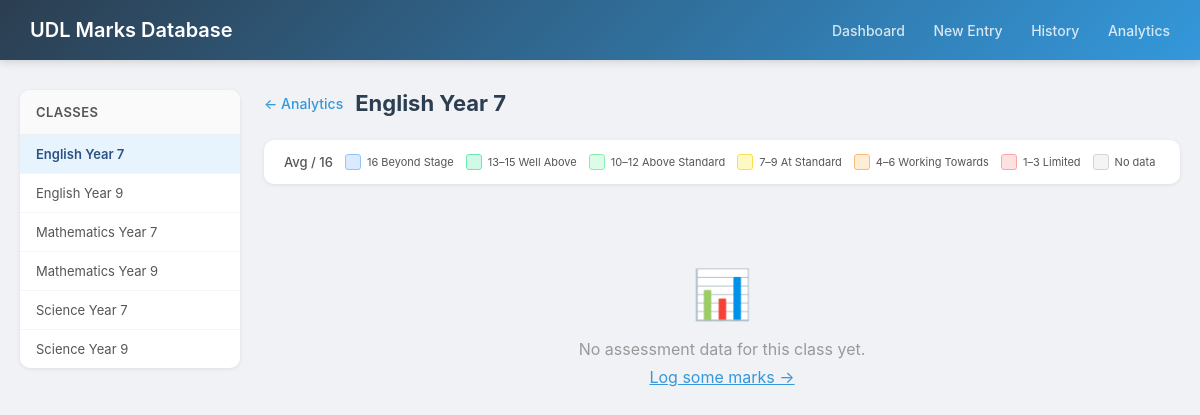
The page /analytics/class/5 on the database its author committed.
### tables this page shows
CREATE TABLE classes (
            class_id   INTEGER PRIMARY KEY AUTOINCREMENT,
            subject_id INTEGER NOT NULL,
            year_group TEXT    NOT NULL,
            stage_id   INTEGER NOT NULL,
            FOREIGN KEY (subject_id) REFERENCES subjects(subject_id),
            FOREIGN KEY (stage_id)   REFERENCES stages(stage_id)
        );

### app.py (the view)
@app.route('/analytics/class/<int:class_id>')
def class_analytics(class_id):
    conn = get_db_connection()
    c = conn.cursor()
    c.execute("""
        SELECT c.class_id,
               subj.subject_name || ' ' || c.year_group AS class_name
        FROM classes c
        JOIN subjects subj ON c.subject_id = subj.subject_id
        WHERE c.class_id = ?
    """, (class_id,))
    class_info = c.fetchone()
    if not class_info:
        conn.close()
        return "Class not found", 404
    c.execute("""
        SELECT s.student_id,
               s.first_name || ' ' || s.last_name AS student_name,
               o.outcome_id, o.outcome_code, o.outcome_name,
               AVG(sd.score) AS avg_score,
               COUNT(sd.score) AS attempt_count
        FROM scoring_detail sd
        JOIN attempt_outcomes ao ON sd.attempt_outcome_id = ao.attempt_outcome_id
        JOIN outcomes o ON ao.outcome_id = o.outcome_id
        JOIN attempts a ON ao.attempt_id = a.attempt_id
        JOIN students s ON a.student_id = s.student_id
        WHERE a.class_id = ?
        GROUP BY s.student_id, o.outcome_id
        ORDER BY o.outcome_code, s.last_name, s.first_name
    """, (class_id,))
    rows = c.fetchall()
    students_map = {}   # student_id -> name
    outcomes_map = {}   # outcome_id -> (code, name)
    grid = {}           # (student_id, outcome_id) -> avg_score
    for row in rows:
        students_map[row['student_id']] = row['student_name']
        outcomes_map[row['outcome_id']] = (row['outcome_code'], row['outcome_name'])
        avg = round(row['avg_score'], 1)
        _, band_css = _score_band(round(avg))
        grid[(row['student_id'], row['outcome_id'])] = (avg, row['attempt_count'], band_css)
    students_list = sorted(students_map.items(), key=lambda x: x[1])
    outcomes_list = sorted(outcomes_map.items(), key=lambda x: x[1][0])
    _oid_scores = {}
    for (sid, oid), (avg, cnt, _css) in grid.items():
        _oid_scores.setdefault(oid, []).append(avg)
    outcome_avgs = {}
    for oid, vals in _oid_scores.items():
        avg = round(sum(vals) / len(vals), 1)
        _, band_css = _score_band(round(avg))
        outcome_avgs[oid] = (avg, band_css)
    all_classes = _all_classes(c)
    conn.close()
    return render_template('class_analytics.html',
        class_info=class_info,
        students=students_list,
        outcomes=outcomes_list,
        grid=grid,
        outcome_avgs=outcome_avgs,
        all_classes=all_classes,
        max_score=MAX_SCORE,
    )

### app.py (called while the page is built)
def get_db_connection():
    conn = sqlite3.connect(DATABASE)
    conn.row_factory = sqlite3.Row
    conn.execute("PRAGMA foreign_keys = ON")
    return conn

def _all_classes(cursor):
    cursor.execute("""
        SELECT c.class_id,
               subj.subject_name || ' ' || c.year_group AS class_name,
               subj.subject_name,
               c.year_group,
               sg.stage_name
        FROM classes c
        JOIN subjects subj ON c.subject_id = subj.subject_id
        JOIN stages   sg   ON c.stage_id   = sg.stage_id
        ORDER BY subj.subject_name, c.year_group
    """)
    return cursor.fetchall()

### templates/class_analytics.html (shortened to what this page needs)
<!DOCTYPE html>
<html lang="en">
<head>
</head>
<body>
    <div class="navbar">
        <h1>UDL Marks Database</h1>
        <nav>
            <a href="{{ url_for('index') }}">Dashboard</a>
            <a href="{{ url_for('marks_entry') }}">New Entry</a>
            <a href="{{ url_for('recent_entries') }}">History</a>
            <a href="{{ url_for('analytics') }}">Analytics</a>
        </nav>
    </div>
    <div class="layout">
        <aside class="sidebar">
            <div class="sidebar-card">
                <h3>Classes</h3>
                {% for cls in all_classes %}
                <a href="{{ url_for('class_analytics', class_id=cls.class_id) }}"
                   class="sidebar-link {% if cls.class_id == class_info.class_id %}active{% endif %}">
                    {{ cls.class_name }}
                </a>
                {% endfor %}
            </div>
        </aside>
        <div class="main">
            <div class="page-header">
                <a href="{{ url_for('analytics') }}" class="back-link">&larr; Analytics</a>
                <h2>{{ class_info.class_name }}</h2>
            </div>
            <div class="legend">
                <span>Avg / {{ max_score }}</span>
                <div class="legend-item"><div class="swatch sw-beyond"></div> 16 Beyond Stage</div>
                <div class="legend-item"><div class="swatch sw-well-above"></div> 13–15 Well Above</div>
                <div class="legend-item"><div class="swatch sw-above"></div> 10–12 Above Standard</div>
                <div class="legend-item"><div class="swatch sw-standard"></div> 7–9 At Standard</div>
                <div class="legend-item"><div class="swatch sw-working"></div> 4–6 Working Towards</div>
                <div class="legend-item"><div class="swatch sw-limited"></div> 1–3 Limited</div>
                <div class="legend-item"><div class="swatch sw-none"></div> No data</div>
            </div>
            {% if students and outcomes %}
            <div class="heatmap-wrap">
                <table>
                    <thead>
                        <tr>
                            <th class="row-label-header">Student</th>
                            {% for oid, (code, name) in outcomes %}
                            <th class="outcome-col" title="{{ name }}">{{ code }}</th>
                            {% endfor %}
                        </tr>
                    </thead>
                    <tbody>
                        {% for sid, sname in students %}
                        <tr>
                            <td class="row-label">
                                <a href="{{ url_for('student_progress', student_id=sid) }}"
                                   style="color:inherit;text-decoration:none;">
                                    {{ sname }}
                                </a>
                            </td>
                            {% for oid, (code, name) in outcomes %}
                            {% set cell = grid.get((sid, oid)) %}
                            {% if cell %}
                                {% set avg, cnt, band_css = cell %}
                                <td class="heat-cell {{ band_css }}" title="{{ sname }} · {{ code }}: {{ avg }}/{{ max_score }} ({{ cnt }} attempt{{ 's' if cnt != 1 }})">
                                    {{ avg }}
                                </td>
                            {% else %}
                                <td class="heat-cell band-none" title="{{ sname }} · {{ code }}: no data">—</td>
                            {% endif %}
                        {% endfor %}
                        </tr>
                        {% endfor %}
                        {% if outcome_avgs %}
                        <tr class="avg-row">
                            <td class="row-label">Class avg</td>
                            {% for oid, (code, name) in outcomes %}
                                {% set cell = outcome_avgs.get(oid) %}
                                {% if cell %}
                                    {% set avg, band_css = cell %}
                                    <td class="heat-cell {{ band_css }}">{{ avg }}</td>
                                {% else %}
                                    <td class="heat-cell band-none">—</td>
                                {% endif %}
                            {% endfor %}
                        </tr>
                        {% endif %}
                    </tbody>
                </table>
            </div>
            {% else %}
            <div class="empty-state">
                <div class="icon">&#128202;</div>
                <p>No assessment data for this class yet.</p>
                <p style="margin-top:8px"><a href="{{ url_for('marks_entry') }}" style="color:#3498db">Log some marks &rarr;</a></p>
            </div>
            {% endif %}
        </div>
    </div>
</body>
</html>

### templates/class_analytics.html (style rules this page uses)
* { box-sizing: border-box; margin: 0; padding: 0; }
body { font-family: -apple-system, BlinkMacSystemFont, 'Segoe UI', Roboto, sans-serif; background: #f0f2f5; color: #333; }
.navbar { background: linear-gradient(135deg, #2c3e50, #3498db); color: white; padding: 0 30px; display: flex; align-items: center; justify-content: space-between; height: 60px; box-shadow: 0 2px 8px rgba(0,0,0,0.15); }
.navbar h1 { font-size: 20px; font-weight: 600; }
.navbar nav a { color: rgba(255,255,255,0.8); text-decoration: none; margin-left: 24px; font-size: 14px; font-weight: 500; }
.layout { display: flex; gap: 24px; max-width: 1300px; margin: 30px auto; padding: 0 20px; }
.sidebar { width: 220px; flex-shrink: 0; }
.sidebar-card { background: white; border-radius: 10px; box-shadow: 0 1px 4px rgba(0,0,0,0.08); overflow: hidden; position: sticky; top: 20px; }
.sidebar-card h3 { padding: 14px 16px; font-size: 13px; font-weight: 600; color: #555; background: #fafafa; border-bottom: 1px solid #eee; text-transform: uppercase; letter-spacing: 0.4px; }
.sidebar-link { display: block; padding: 11px 16px; font-size: 13px; color: #555; text-decoration: none; border-bottom: 1px solid #f5f5f5; transition: background 0.1s; }
.sidebar-link:last-child { border-bottom: none; }
.sidebar-link.active { background: #e8f4fd; color: #2c5282; font-weight: 600; }
.main { flex: 1; min-width: 0; }
.page-header { display: flex; align-items: center; gap: 12px; margin-bottom: 24px; }
.page-header h2 { font-size: 22px; color: #2c3e50; }
.back-link { color: #3498db; text-decoration: none; font-size: 14px; font-weight: 500; }
.legend { display: flex; align-items: center; gap: 12px; background: white; border-radius: 10px; box-shadow: 0 1px 4px rgba(0,0,0,0.08); padding: 14px 20px; margin-bottom: 20px; flex-wrap: wrap; }
.legend span { font-size: 13px; color: #555; font-weight: 500; }
.legend-item { display: flex; align-items: center; gap: 6px; font-size: 11px; color: #555; }
.swatch { width: 16px; height: 16px; border-radius: 3px; flex-shrink: 0; }
.sw-beyond { background: #dbeafe; border: 1px solid #93c5fd; }
.sw-well-above { background: #d1fae5; border: 1px solid #6ee7b7; }
.sw-above { background: #dcfce7; border: 1px solid #86efac; }
.sw-standard { background: #fef9c3; border: 1px solid #fde047; }
.sw-working { background: #ffedd5; border: 1px solid #fdba74; }
.sw-limited { background: #fee2e2; border: 1px solid #fca5a5; }
.sw-none { background: #f3f4f6; border: 1px solid #d1d5db; }
.empty-state { text-align: center; padding: 60px 20px; color: #999; }
.empty-state .icon { font-size: 48px; margin-bottom: 16px; }

### rows shown on the page
classes: class_name "English Year 7"
classes: class_name "English Year 9"
classes: class_name "Mathematics Year 7"
classes: class_name "Mathematics Year 9"
classes: class_name "Science Year 7"
classes: class_name "Science Year 9"

### other values the page prints
{{ class_info.class_name }} "English Year 7"
{{ max_score }} "16"
